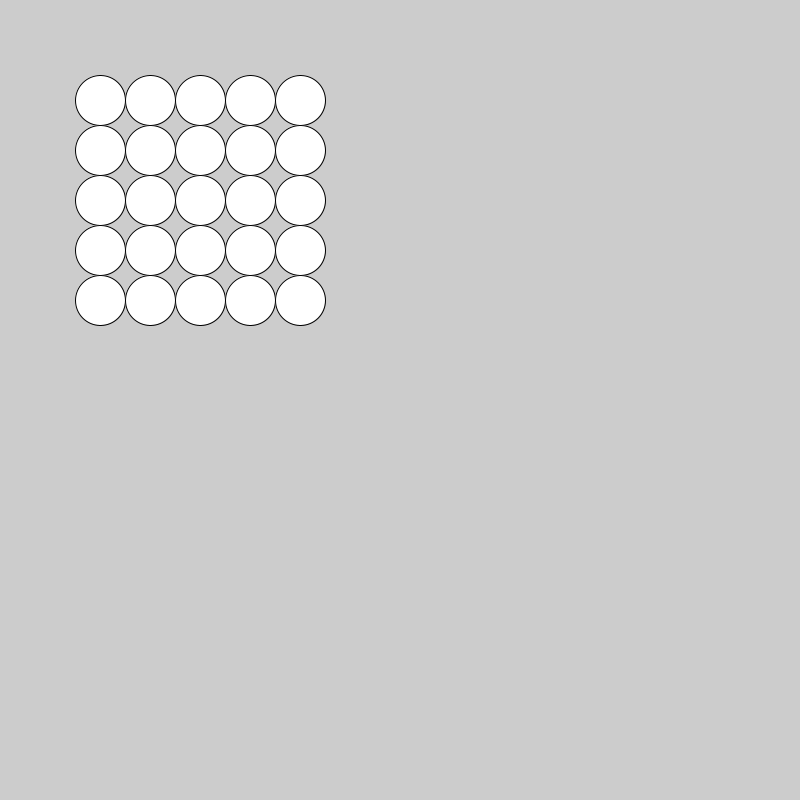
Frame 1 (no input)
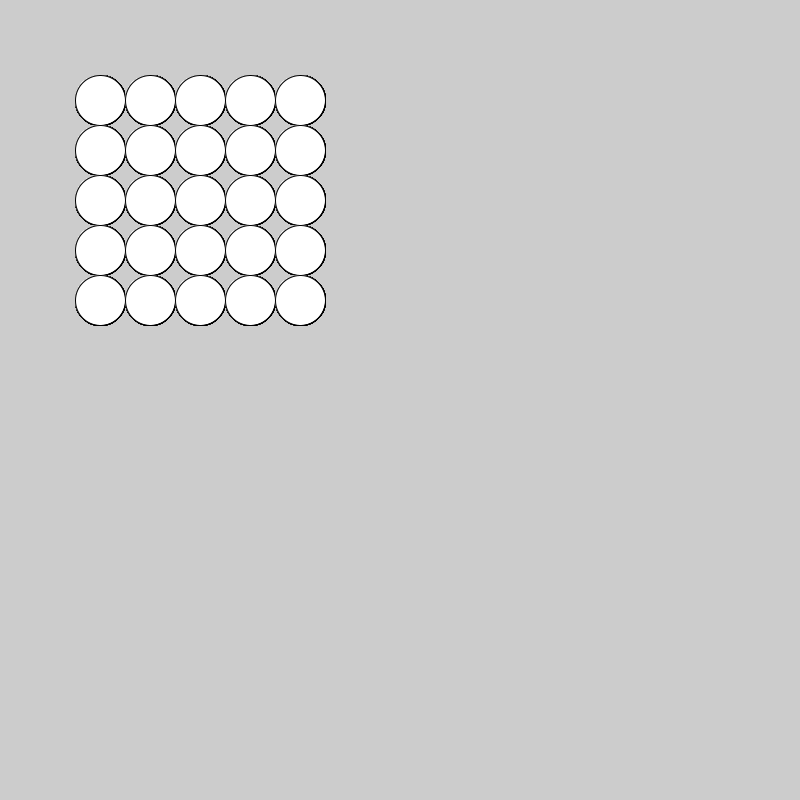
Frame 60 (the mouse pressed at the canvas centre just before this capture)
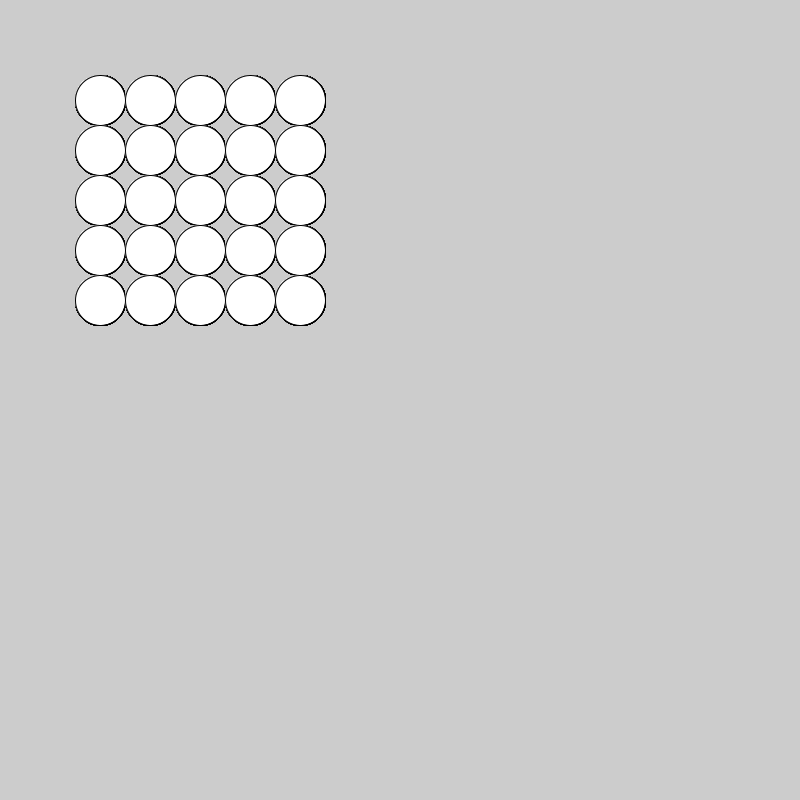
Frame 120 (the mouse held since frame 60 and released just before this capture)

The Processing sketch that drew these frames (run headless with seeded random() and noise(); from frame 60 on, the mouse is pressed at the canvas centre):

// Processing sketch: week_7_notes_modulo
// ── week_7_notes_modulo.pde
float x [] = new float[25];
float y [] = new float[25];

void setup() {
  size(800, 800);

//modulo % 

//10/0 = 0, remainer 10
// 10/10 = 1, remainder 0
//5/3 = 1, remainder 2
//0/5 = r0
//1/5 = r1
//2/5 = r2
//3/5 = r3
//4/5 = r4
//5/5 =r0
//6/5 = r1
//7/5 =r2
//8/5 = r3

  for (int i =0; i < 25; i++) {
    x[i] = (i % 5) * 50 + 100;
    y[i] = (i / 5) * 50 + 100;
  }
}

void draw() {
  for (int i =0; i < 25; i++) {
   ellipse(x[i], y[i], 50, 50);
  }
  }
